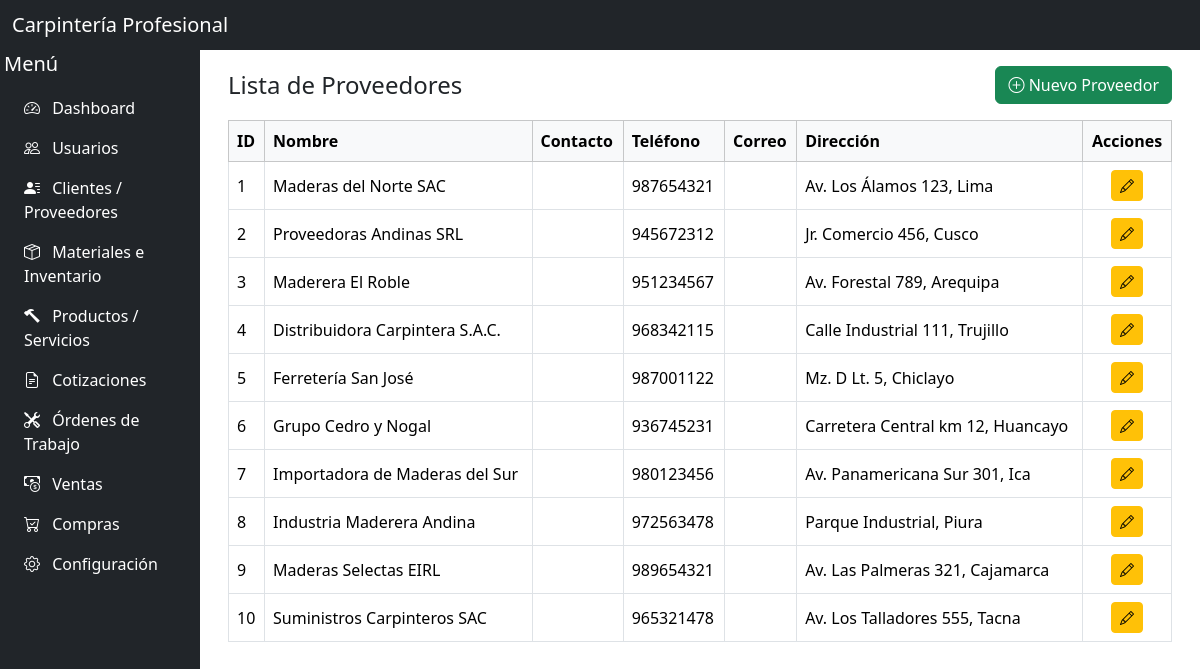
Page /dashboard/proveedores.php on the earlier database version.
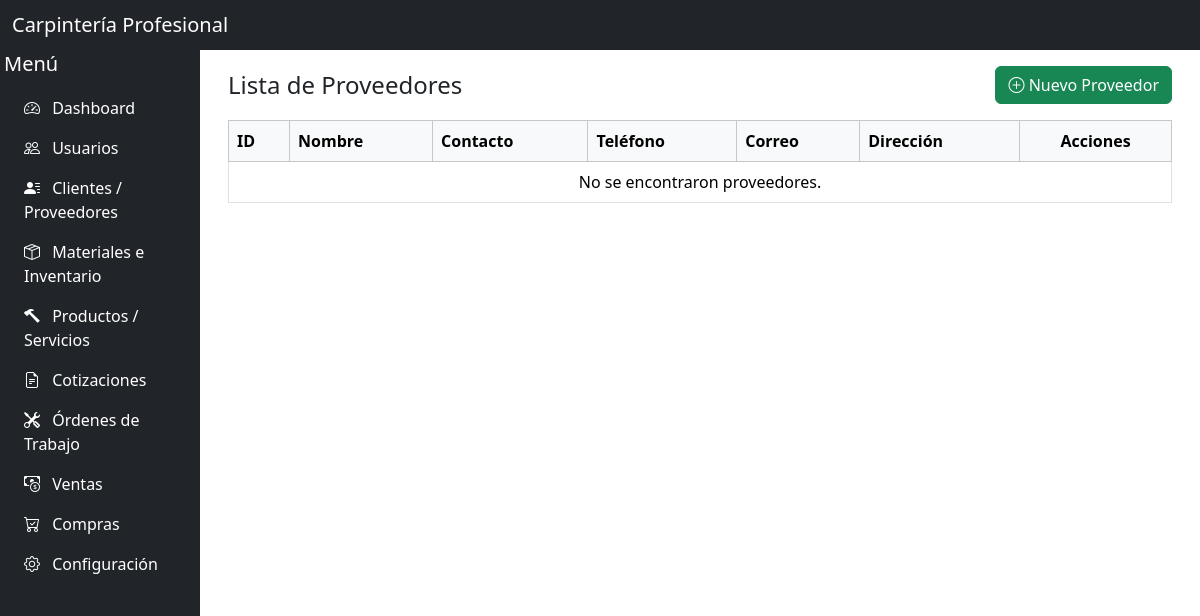
Same page on the later database version.
### tables this page shows
CREATE TABLE `proveedores` (
  `id` int(11) NOT NULL,
  `nombre` varchar(100) DEFAULT NULL,
  `contacto` varchar(100) DEFAULT NULL,
  `telefono` varchar(20) DEFAULT NULL,
  `email` varchar(100) DEFAULT NULL,
  `direccion` varchar(255) DEFAULT NULL
);

### dashboard/proveedores.php (the view)
<?php
require_once("../includes/conexion.php");
$sql = "SELECT * FROM proveedores ";
$stmt = $pdo->prepare($sql);
$stmt->execute();
$proveedores = $stmt->fetchAll(PDO::FETCH_ASSOC);
?>
<?php
include '../includes/header.php';
include '../includes/nav.php';
include '../includes/sidebar.php';
?>
<main class="flex-grow-1 overflow-auto p-3" id="mainContent">
    <div class="container-fluid">
        <div class="d-flex justify-content-between align-items-center mb-3">
            <h4 class="mb-0">Lista de Proveedores</h4>
            <a href="registrar_proveedores.php" class="btn btn-success">
                <i class="bi bi-plus-circle"></i> Nuevo Proveedor
            </a>
        </div>
        <div class="table-responsive">
            <table class="table table-bordered table-hover align-middle">
                <thead class="table-light">
                    <tr>
                        <th>ID</th>
                        <th>Nombre</th>
                        <th>Contacto</th>
                        <th>Teléfono</th>
                        <th>Correo</th>
                        <th>Dirección</th>
                        <th class="text-center">Acciones</th>
                    </tr>
                </thead>
                <tbody>
                    <?php if ($proveedores): ?>
                        <?php foreach ($proveedores as $proveedor): ?>
                            <tr>
                                <td><?= $proveedor['id'] ?></td>
                                <td><?= htmlspecialchars($proveedor['nombre']) ?></td>
                                <td><?= htmlspecialchars($proveedor['contacto']) ?></td>
                                <td><?= htmlspecialchars($proveedor['telefono']) ?></td>
                                <td><?= htmlspecialchars($proveedor['email']) ?></td>
                                <td><?= htmlspecialchars($proveedor['direccion']) ?></td>
                                <td class="text-center">
                                    <a href="editar_proveedor.php?id=<?= $proveedor['id'] ?>" class="btn btn-sm btn-warning">
                                        <i class="bi bi-pencil"></i>
                                    </a>
                                </td>
                            </tr>
                        <?php endforeach; ?>
                    <?php else: ?>
                        <tr>
                            <td colspan="7" class="text-center">No se encontraron proveedores.</td>
                        </tr>
                    <?php endif; ?>
                </tbody>
            </table>
        </div>
    </div>
</main>
<?php include_once("../includes/footer.php"); ?>

Differences in the rows shown:
removed proveedores: id "1", nombre "Maderas del Norte SAC", telefono "987654321", direccion "Av. Los Álamos 123, Lima"
removed proveedores: id "2", nombre "Proveedoras Andinas SRL", telefono "945672312", direccion "Jr. Comercio 456, Cusco"
removed proveedores: id "3", nombre "Maderera El Roble", telefono "951234567", direccion "Av. Forestal 789, Arequipa"
removed proveedores: id "4", nombre "Distribuidora Carpintera S.A.C.", telefono "968342115", direccion "Calle Industrial 111, Trujillo"
removed proveedores: id "5", nombre "Ferretería San José", telefono "987001122", direccion "Mz. D Lt. 5, Chiclayo"
removed proveedores: id "6", nombre "Grupo Cedro y Nogal", telefono "936745231", direccion "Carretera Central km 12, Huancayo"
removed proveedores: id "7", nombre "Importadora de Maderas del Sur", telefono "980123456", direccion "Av. Panamericana Sur 301, Ica"
removed proveedores: id "8", nombre "Industria Maderera Andina", telefono "972563478", direccion "Parque Industrial, Piura"
removed proveedores: id "9", nombre "Maderas Selectas EIRL", telefono "989654321", direccion "Av. Las Palmeras 321, Cajamarca"
removed proveedores: id "10", nombre "Suministros Carpinteros SAC", telefono "965321478", direccion "Av. Los Talladores 555, Tacna"
Other differences:
text now shown: "No se encontraron proveedores."
